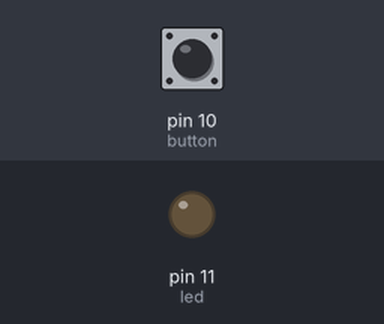
A sketch run on a simulated Arduino Uno, built with avr-gcc and run on an emulated ATmega328P. Shown: output pins drawn as LEDs (lit = HIGH). The inputs (shaded band) are chosen by the test bench; at power-on: pin 10 (button) LOW.

Above: at 1.2 s.
1.3 s: pin 10 (button) pulled HIGH for 0.15 s
At 2.6 s:
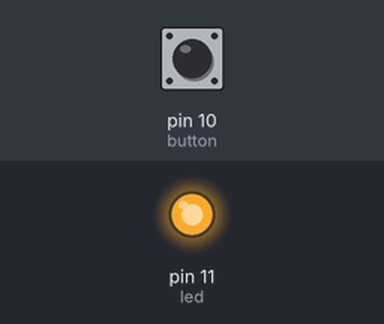
4.4 s: pin 10 (button) pulled HIGH for 1 s
At 7.6 s:
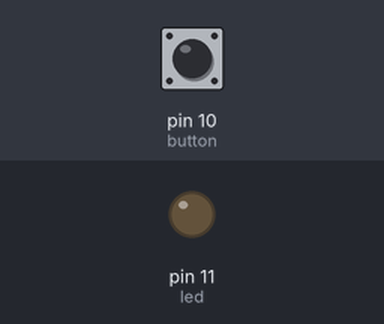
7.9 s: pin 10 (button) pulled HIGH for 3.2 s
At 8.9 s:
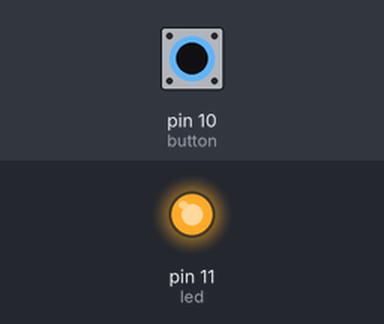
Timing chart, 0 to 13.4 s (numbered marks = the images above; inputs shaded):
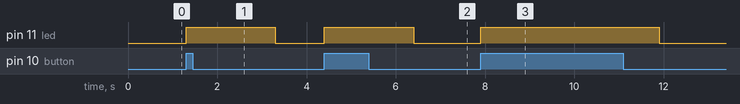

Measured:
- after the input at 1.3 s, pin 11 (led): LOW → HIGH at once, → LOW 2.0 s later
- after the input at 4.4 s, pin 11 (led): LOW → HIGH at once, → LOW 2.0 s later
- after the input at 7.9 s, pin 11 (led): LOW → HIGH at once, → LOW 4.0 s later

The sketch:

Arduino-Basic-Project-_6.ino
```cpp
int button = 10;
int led = 11;
int buttonState;

void setup()
{
  pinMode(button, INPUT);
  pinMode(led, OUTPUT);
}

void loop()
{
  buttonState = digitalRead(button);
  if (buttonState == HIGH)
  {
    digitalWrite(led, HIGH);
    delay(2000);
  }
  else{
    digitalWrite(led, LOW);
  }
}
```
